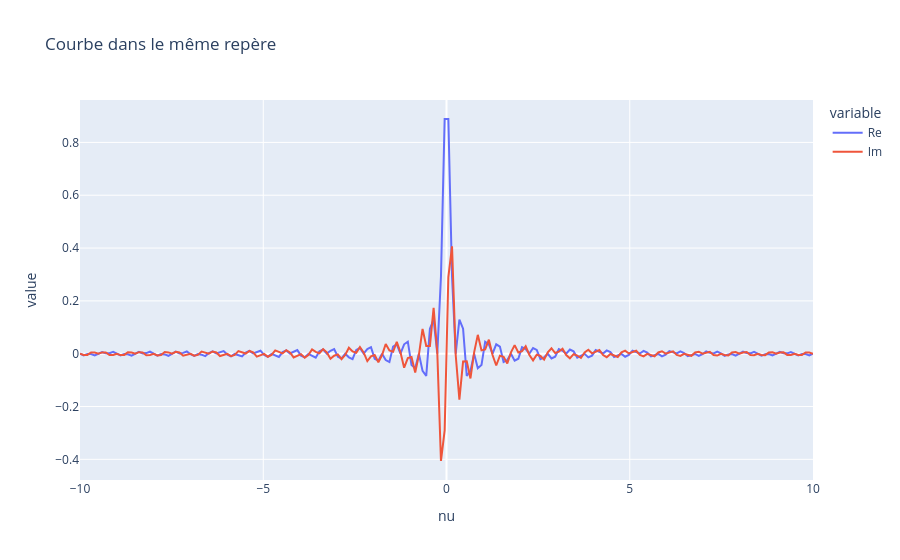

Here is the notebook cell this chart was saved with:
### Markdown cell above
Calcul de la transformée de fourier de la fonction porte.

on a F(nu) = exp(2 Pi i f) * sin(pi f)/pi f

### Code cell
nu = np.linspace(-10,10,200)

transfo = np.exp(2*1j*np.pi*nu)*np.sin(4*np.pi*nu)/(4*np.pi*nu)

Im = np.imag(transfo)
Re = np.real(transfo)

df = pd.DataFrame({"nu":nu,"Re":Re,"Im":Im, "F":F})

fig = px.line(df, x="nu", y=["Re","Im"], title = "Courbe dans le même repère")
fig.show()

### Figure 1 — Plotly figure (JSON) as saved in the notebook; plotly's stock layout.template omitted (floating-point values rounded to 4 significant figures; data arrays with more than 128 entries replaced by an {"elided": "..."} marker saying what was removed)
{"data": [{"hovertemplate": "variable=Re<br>nu=%{x}<br>value=%{y}<extra></extra>", "legendgroup": "Re", "line": {"color": "#636efa", "dash": "solid"}, "marker": {"symbol": "circle"}, "mode": "lines", "name": "Re", "orientation": "v", "showlegend": true, "type": "scatter", "x": {"elided": "200 float values"}, "xaxis": "x", "y": {"elided": "200 float values"}, "yaxis": "y"}, {"hovertemplate": "variable=Im<br>nu=%{x}<br>value=%{y}<extra></extra>", "legendgroup": "Im", "line": {"color": "#EF553B", "dash": "solid"}, "marker": {"symbol": "circle"}, "mode": "lines", "name": "Im", "orientation": "v", "showlegend": true, "type": "scatter", "x": {"elided": "200 float values"}, "xaxis": "x", "y": {"elided": "200 float values"}, "yaxis": "y"}], "layout": {"legend": {"title": {"text": "variable"}, "tracegroupgap": 0}, "title": {"text": "Courbe dans le même repère"}, "xaxis": {"anchor": "y", "domain": [0, 1], "title": {"text": "nu"}}, "yaxis": {"anchor": "x", "domain": [0, 1], "title": {"text": "value"}}}}
